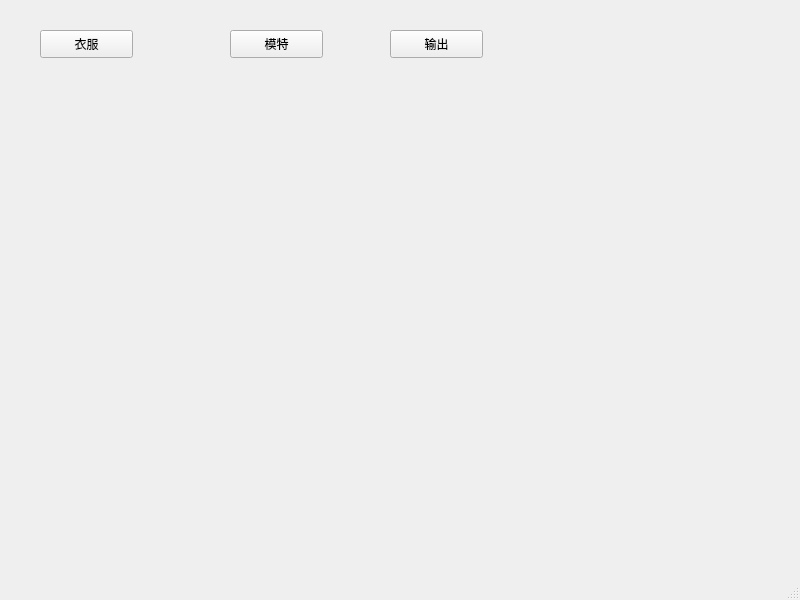
<?xml version="1.0" encoding="UTF-8"?>
<ui version="4.0">
 <class>MainWindow</class>
 <widget class="QMainWindow" name="MainWindow">
  <property name="geometry">
   <rect>
    <x>0</x>
    <y>0</y>
    <width>800</width>
    <height>600</height>
   </rect>
  </property>
  <property name="windowTitle">
   <string>MainWindow</string>
  </property>
  <widget class="QWidget" name="centralwidget">
   <widget class="QPushButton" name="pushButton">
    <property name="geometry">
     <rect>
      <x>40</x>
      <y>30</y>
      <width>93</width>
      <height>28</height>
     </rect>
    </property>
    <property name="text">
     <string>衣服</string>
    </property>
   </widget>
   <widget class="QPushButton" name="pushButton_2">
    <property name="geometry">
     <rect>
      <x>230</x>
      <y>30</y>
      <width>93</width>
      <height>28</height>
     </rect>
    </property>
    <property name="text">
     <string>模特</string>
    </property>
   </widget>
   <widget class="QPushButton" name="pushButton_3">
    <property name="geometry">
     <rect>
      <x>390</x>
      <y>30</y>
      <width>93</width>
      <height>28</height>
     </rect>
    </property>
    <property name="text">
     <string>输出</string>
    </property>
   </widget>
  </widget>
  <widget class="QMenuBar" name="menubar">
   <property name="geometry">
    <rect>
     <x>0</x>
     <y>0</y>
     <width>800</width>
     <height>26</height>
    </rect>
   </property>
  </widget>
  <widget class="QStatusBar" name="statusbar"/>
 </widget>
 <resources/>
 <connections/>
</ui>
